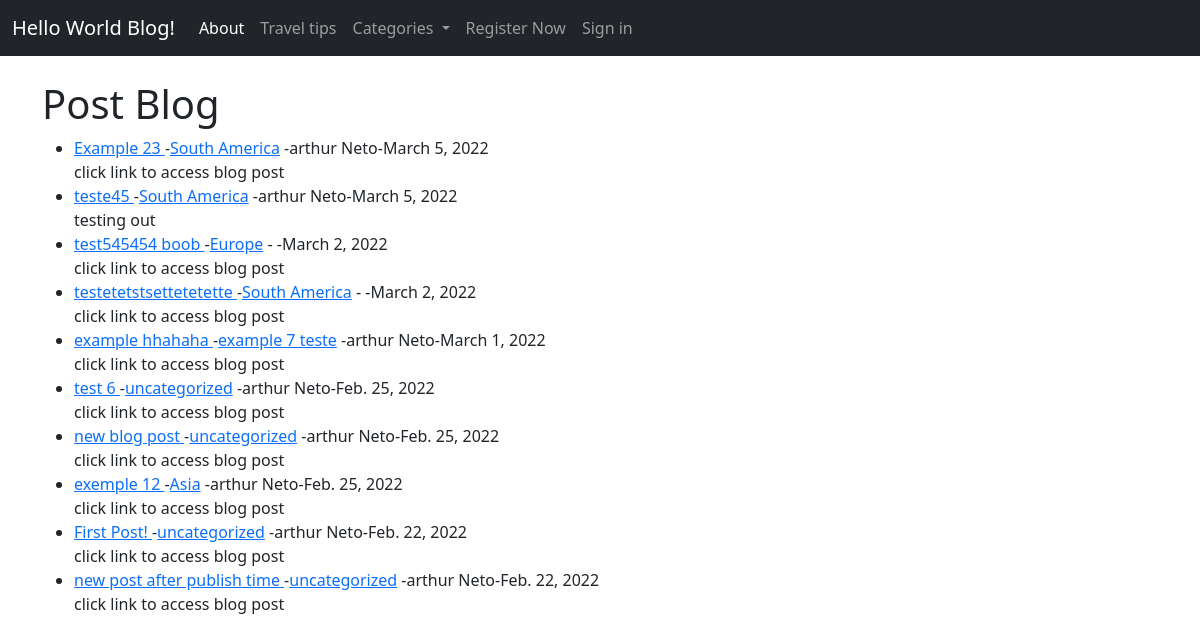
/, run on an earlier commit of the app's database.
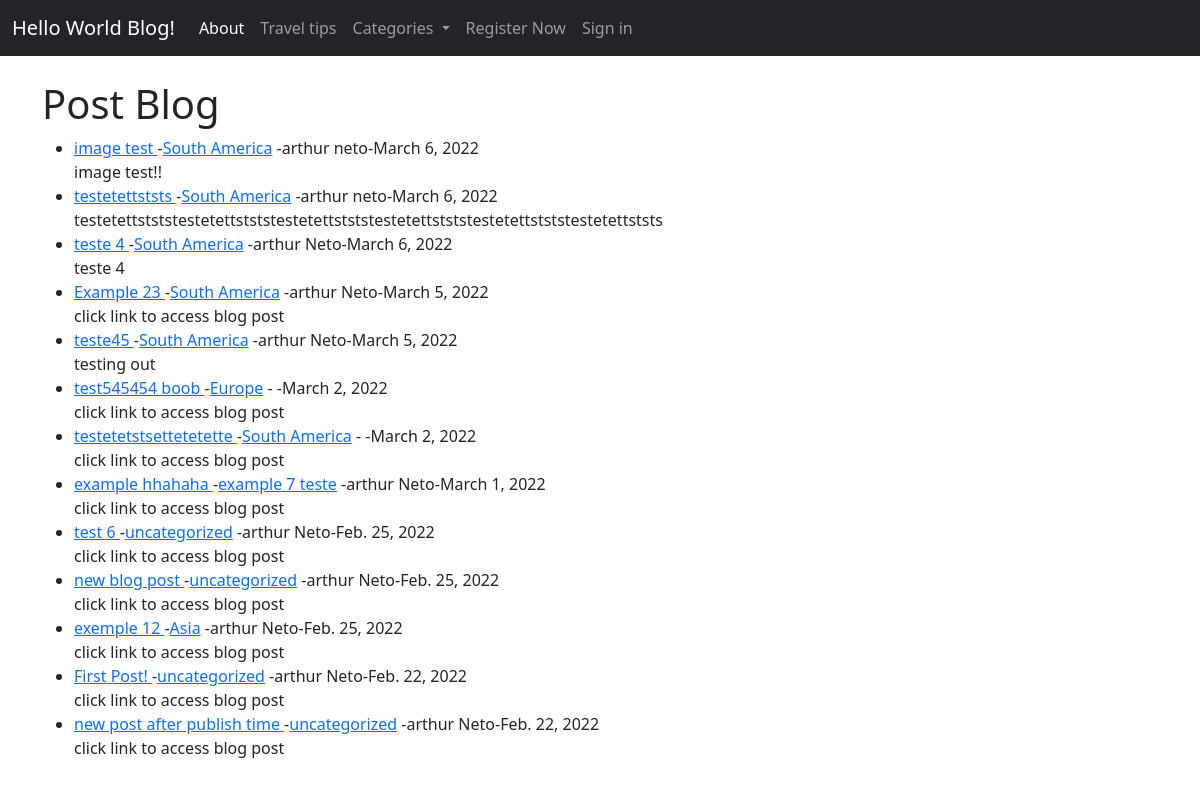
And on a later commit of the database.
### world/models.py (models this page shows, shortened)
class Post(models.Model):
    title = models.CharField(max_length=255)
    title_tag = models.CharField(max_length=255)
    header_img = models.ImageField(null=True, blank=True, upload_to="images/")
    author = models.ForeignKey(User, on_delete=models.CASCADE)
    likes = models.ManyToManyField(User, related_name='post_blog')
    category = models.CharField(max_length=255, default='uncategorized')
    body = RichTextField(blank=True, null=True)
    publish_date =  models.DateField(auto_now_add=True)
    article_snippet = models.CharField(max_length=255, default='')

### world/views.py (the view)
# urls.py: path('', IndexView.as_view(), name="index"),
class IndexView(ListView):
    model = Post
    template_name = 'index.html'
    ordering = ['-publish_date']
    caty = Category.objects.all()
    def get_context_data(self, *args, **kwargs):
        caty_menu = Category.objects.all()
        context = super(IndexView, self).get_context_data(*args, **kwargs)
        context["caty_menu"] = caty_menu
        return context

### world/models.py (called while the page is built)
    def __str__(self):
        return self.name

### world/templates/index.html (shortened to what this page needs)
{% extends 'base.html' %}
{% block content %}
<h1>Post Blog</h1>
<ul>
    {% for post in object_list %}
    <li><a href="{% url 'details-article' post.pk %}">
        {{ post.title }} </a>
        -<a href="{% url 'category' post.category|slugify %}">{{ post.category }}</a>
        -{{ post.author.first_name }} {{ post.author.last_name }}-{{ post.publish_date }}
        </small><br/>
        {{ post.article_snippet }}
        <br/>
{% endfor%}
</ul>
{% endblock %}

### world/templates/base.html (shortened to what this page needs)
<!doctype html>
<html lang="en">
  <head>
    <link href="https://cdn.jsdelivr.net/npm/bootstrap@5.1.3/dist/css/bootstrap.min.css" rel="stylesheet">
  </head>
  <body>
    <nav class="navbar navbar-expand-lg navbar-dark bg-dark">
      <div class="container-fluid">
        <a class="navbar-brand" href="{% url 'index' %}">Hello World Blog!</a>
        <div class="collapse navbar-collapse" id="navbarText">
          <ul class="navbar-nav me-auto mb-2 mb-lg-0">
            <li class="nav-item">
              <a class="nav-link active" aria-current="page" href="#">About</a>
            </li>
            <li class="nav-item">
              <a class="nav-link" href="#">Travel tips</a>
            </li>
            {% if caty_menu %}
            <li class="nav-item dropdown">
              <a class="nav-link dropdown-toggle" href="#" id="navbarScrollingDropdown" role="button" data-bs-toggle="dropdown" aria-expanded="false">
                Categories
              </a>
            </li>
            {% endif %}
            {% if user.is_authenticated %}
              <li class="nav-item">
                <a class="nav-link" href="{% url 'post' %}">Post your message</a>
              </li>
              <li class="nav-item">
                <a class="nav-link" href="{% url 'create_category' %}">Create New Category</a>
              </li>
            </li>
            <li class="nav-item">
              <a class="nav-link" href="{% url 'edit_profile' %}">Edit Profile</a>
            </li>
              <li class="nav-item">
                <a class="nav-link" href="{% url 'logout' %}">Logout</a>
              </li>
            {% else %}
              <li class="nav-item">
                <a class="nav-link" href="{% url 'register' %}">Register Now</a>
              </li>
              <li class="nav-item">
                <a class="nav-link" href="{% url 'login' %}">Sign in</a>
              </li>
            {% endif %}
          </ul>
        </div>
      </div>
    </nav>
  <br/>
    <div class="container">
        {% block content %}
        {% endblock %}
    </div>
  </body>
</html>

What changed in the data, as far as the page shows it:
added Post: title "image test", category "South America", author.first_name "arthur", author.last_name "neto", publish_date "March 6, 2022", article_snippet "image test!!"
added Post: title "testetettststs", category "South America", author.first_name "arthur", author.last_name "neto", publish_date "March 6, 2022", article_snippet "testetettstststestetettstststestetettstststestetettstststestetettstststestetettststs"
added Post: title "teste 4", category "South America", author.first_name "arthur", author.last_name "Neto", publish_date "March 6, 2022", article_snippet "teste 4"
